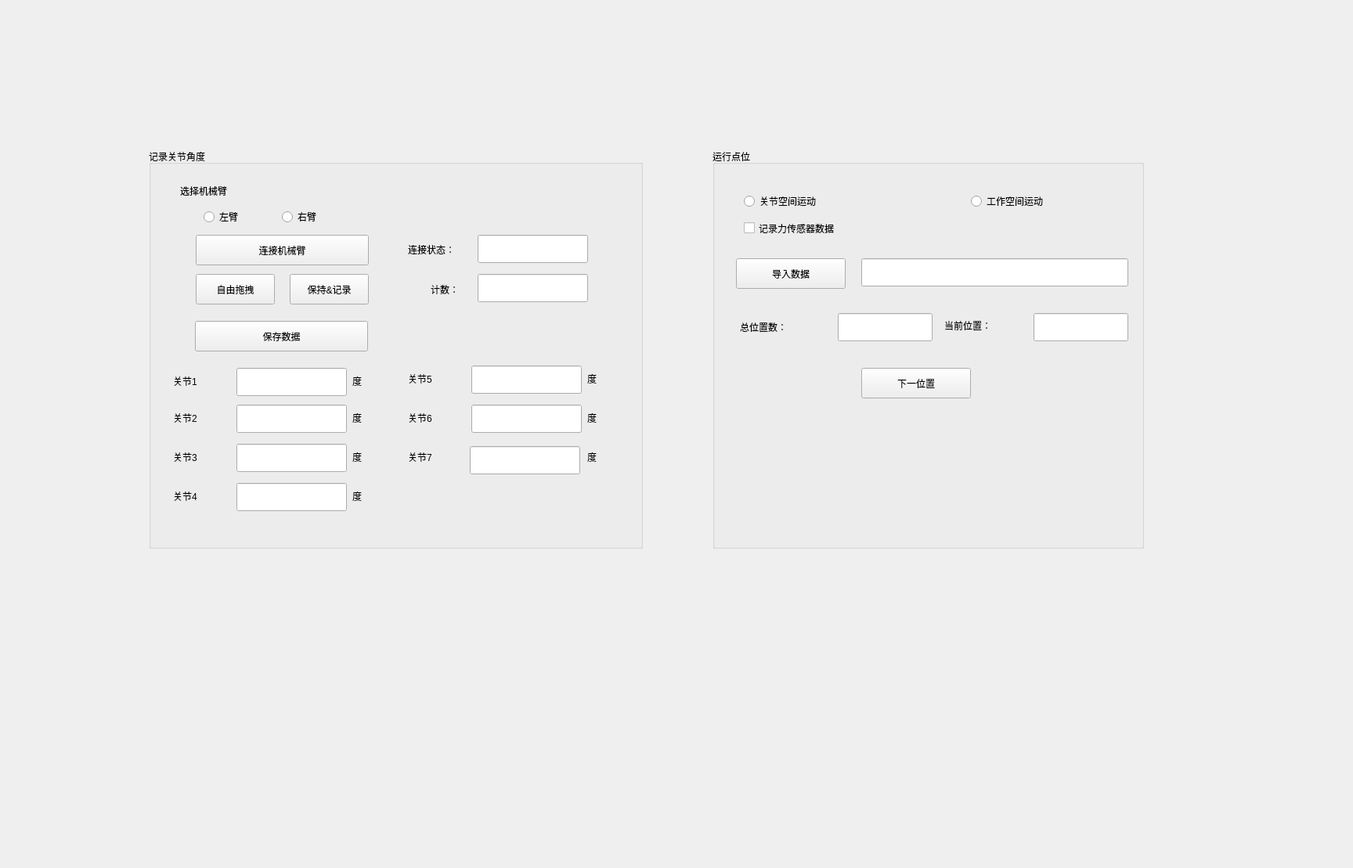
<?xml version="1.0" encoding="UTF-8"?>
<ui version="4.0">
 <class>Widget</class>
 <widget class="QWidget" name="Widget">
  <property name="geometry">
   <rect>
    <x>0</x>
    <y>0</y>
    <width>1728</width>
    <height>1109</height>
   </rect>
  </property>
  <property name="windowTitle">
   <string>Widget</string>
  </property>
  <widget class="QGroupBox" name="groupBox">
   <property name="geometry">
    <rect>
     <x>190</x>
     <y>190</y>
     <width>631</width>
     <height>511</height>
    </rect>
   </property>
   <property name="title">
    <string>记录关节角度</string>
   </property>
   <widget class="QPushButton" name="BtnSetAdjust">
    <property name="geometry">
     <rect>
      <x>60</x>
      <y>160</y>
      <width>101</width>
      <height>39</height>
     </rect>
    </property>
    <property name="text">
     <string>自由拖拽</string>
    </property>
   </widget>
   <widget class="QPushButton" name="BtnHoldandRecord">
    <property name="geometry">
     <rect>
      <x>180</x>
      <y>160</y>
      <width>101</width>
      <height>39</height>
     </rect>
    </property>
    <property name="text">
     <string>保持&amp;&amp;记录</string>
    </property>
   </widget>
   <widget class="QLineEdit" name="EditJointPos1">
    <property name="geometry">
     <rect>
      <x>112</x>
      <y>280</y>
      <width>141</width>
      <height>36</height>
     </rect>
    </property>
   </widget>
   <widget class="QLabel" name="label">
    <property name="geometry">
     <rect>
      <x>31</x>
      <y>283</y>
      <width>81</width>
      <height>28</height>
     </rect>
    </property>
    <property name="text">
     <string>关节1</string>
    </property>
   </widget>
   <widget class="QLabel" name="label_2">
    <property name="geometry">
     <rect>
      <x>40</x>
      <y>40</y>
      <width>251</width>
      <height>28</height>
     </rect>
    </property>
    <property name="text">
     <string>选择机械臂</string>
    </property>
   </widget>
   <widget class="QLabel" name="label_3">
    <property name="geometry">
     <rect>
      <x>260</x>
      <y>283</y>
      <width>51</width>
      <height>28</height>
     </rect>
    </property>
    <property name="text">
     <string>度</string>
    </property>
   </widget>
   <widget class="QLabel" name="label_7">
    <property name="geometry">
     <rect>
      <x>31</x>
      <y>330</y>
      <width>81</width>
      <height>28</height>
     </rect>
    </property>
    <property name="text">
     <string>关节2</string>
    </property>
   </widget>
   <widget class="QLineEdit" name="EditJointPos2">
    <property name="geometry">
     <rect>
      <x>112</x>
      <y>327</y>
      <width>141</width>
      <height>36</height>
     </rect>
    </property>
   </widget>
   <widget class="QLabel" name="label_8">
    <property name="geometry">
     <rect>
      <x>260</x>
      <y>330</y>
      <width>51</width>
      <height>28</height>
     </rect>
    </property>
    <property name="text">
     <string>度</string>
    </property>
   </widget>
   <widget class="QLabel" name="label_9">
    <property name="geometry">
     <rect>
      <x>31</x>
      <y>380</y>
      <width>81</width>
      <height>28</height>
     </rect>
    </property>
    <property name="text">
     <string>关节3</string>
    </property>
   </widget>
   <widget class="QLineEdit" name="EditJointPos3">
    <property name="geometry">
     <rect>
      <x>112</x>
      <y>377</y>
      <width>141</width>
      <height>36</height>
     </rect>
    </property>
   </widget>
   <widget class="QLabel" name="label_10">
    <property name="geometry">
     <rect>
      <x>260</x>
      <y>380</y>
      <width>51</width>
      <height>28</height>
     </rect>
    </property>
    <property name="text">
     <string>度</string>
    </property>
   </widget>
   <widget class="QLabel" name="label_11">
    <property name="geometry">
     <rect>
      <x>31</x>
      <y>430</y>
      <width>81</width>
      <height>28</height>
     </rect>
    </property>
    <property name="text">
     <string>关节4</string>
    </property>
   </widget>
   <widget class="QLineEdit" name="EditJointPos4">
    <property name="geometry">
     <rect>
      <x>112</x>
      <y>427</y>
      <width>141</width>
      <height>36</height>
     </rect>
    </property>
   </widget>
   <widget class="QLabel" name="label_12">
    <property name="geometry">
     <rect>
      <x>260</x>
      <y>430</y>
      <width>51</width>
      <height>28</height>
     </rect>
    </property>
    <property name="text">
     <string>度</string>
    </property>
   </widget>
   <widget class="QLabel" name="label_13">
    <property name="geometry">
     <rect>
      <x>331</x>
      <y>330</y>
      <width>81</width>
      <height>28</height>
     </rect>
    </property>
    <property name="text">
     <string>关节6</string>
    </property>
   </widget>
   <widget class="QLineEdit" name="EditJointPos5">
    <property name="geometry">
     <rect>
      <x>412</x>
      <y>277</y>
      <width>141</width>
      <height>36</height>
     </rect>
    </property>
   </widget>
   <widget class="QLabel" name="label_14">
    <property name="geometry">
     <rect>
      <x>560</x>
      <y>330</y>
      <width>51</width>
      <height>28</height>
     </rect>
    </property>
    <property name="text">
     <string>度</string>
    </property>
   </widget>
   <widget class="QLabel" name="label_15">
    <property name="geometry">
     <rect>
      <x>331</x>
      <y>380</y>
      <width>81</width>
      <height>28</height>
     </rect>
    </property>
    <property name="text">
     <string>关节7</string>
    </property>
   </widget>
   <widget class="QLineEdit" name="EditJointPos6">
    <property name="geometry">
     <rect>
      <x>412</x>
      <y>327</y>
      <width>141</width>
      <height>36</height>
     </rect>
    </property>
   </widget>
   <widget class="QLabel" name="label_16">
    <property name="geometry">
     <rect>
      <x>560</x>
      <y>380</y>
      <width>51</width>
      <height>28</height>
     </rect>
    </property>
    <property name="text">
     <string>度</string>
    </property>
   </widget>
   <widget class="QLabel" name="label_17">
    <property name="geometry">
     <rect>
      <x>331</x>
      <y>280</y>
      <width>81</width>
      <height>28</height>
     </rect>
    </property>
    <property name="text">
     <string>关节5</string>
    </property>
   </widget>
   <widget class="QLineEdit" name="EditJointPos7">
    <property name="geometry">
     <rect>
      <x>410</x>
      <y>380</y>
      <width>141</width>
      <height>36</height>
     </rect>
    </property>
   </widget>
   <widget class="QLabel" name="label_18">
    <property name="geometry">
     <rect>
      <x>560</x>
      <y>280</y>
      <width>51</width>
      <height>28</height>
     </rect>
    </property>
    <property name="text">
     <string>度</string>
    </property>
   </widget>
   <widget class="QLineEdit" name="EditRecordCounter">
    <property name="enabled">
     <bool>true</bool>
    </property>
    <property name="geometry">
     <rect>
      <x>420</x>
      <y>160</y>
      <width>141</width>
      <height>36</height>
     </rect>
    </property>
   </widget>
   <widget class="QLabel" name="label_19">
    <property name="geometry">
     <rect>
      <x>360</x>
      <y>166</y>
      <width>81</width>
      <height>28</height>
     </rect>
    </property>
    <property name="text">
     <string>计数：</string>
    </property>
   </widget>
   <widget class="QPushButton" name="BtnSaveData">
    <property name="geometry">
     <rect>
      <x>59</x>
      <y>220</y>
      <width>221</width>
      <height>39</height>
     </rect>
    </property>
    <property name="text">
     <string>保存数据</string>
    </property>
   </widget>
   <widget class="QPushButton" name="BtnConnectRobot">
    <property name="geometry">
     <rect>
      <x>60</x>
      <y>110</y>
      <width>221</width>
      <height>39</height>
     </rect>
    </property>
    <property name="text">
     <string>连接机械臂</string>
    </property>
   </widget>
   <widget class="QRadioButton" name="RbtnLeftArm">
    <property name="geometry">
     <rect>
      <x>70</x>
      <y>70</y>
      <width>173</width>
      <height>34</height>
     </rect>
    </property>
    <property name="text">
     <string>左臂</string>
    </property>
   </widget>
   <widget class="QRadioButton" name="RbtnRightArm">
    <property name="geometry">
     <rect>
      <x>170</x>
      <y>70</y>
      <width>173</width>
      <height>34</height>
     </rect>
    </property>
    <property name="text">
     <string>右臂</string>
    </property>
   </widget>
   <widget class="QLabel" name="label_22">
    <property name="geometry">
     <rect>
      <x>331</x>
      <y>115</y>
      <width>81</width>
      <height>28</height>
     </rect>
    </property>
    <property name="text">
     <string>连接状态：</string>
    </property>
   </widget>
   <widget class="QLineEdit" name="EditArmStatus">
    <property name="enabled">
     <bool>true</bool>
    </property>
    <property name="geometry">
     <rect>
      <x>420</x>
      <y>110</y>
      <width>141</width>
      <height>36</height>
     </rect>
    </property>
   </widget>
  </widget>
  <widget class="QGroupBox" name="groupBox_2">
   <property name="geometry">
    <rect>
     <x>910</x>
     <y>190</y>
     <width>551</width>
     <height>511</height>
    </rect>
   </property>
   <property name="title">
    <string>运行点位</string>
   </property>
   <widget class="QPushButton" name="BtnIputData">
    <property name="geometry">
     <rect>
      <x>30</x>
      <y>140</y>
      <width>140</width>
      <height>39</height>
     </rect>
    </property>
    <property name="text">
     <string>导入数据</string>
    </property>
   </widget>
   <widget class="QLineEdit" name="EditDataPath">
    <property name="enabled">
     <bool>true</bool>
    </property>
    <property name="geometry">
     <rect>
      <x>190</x>
      <y>140</y>
      <width>341</width>
      <height>36</height>
     </rect>
    </property>
   </widget>
   <widget class="QPushButton" name="BtnMoveToNextPos">
    <property name="geometry">
     <rect>
      <x>190</x>
      <y>280</y>
      <width>140</width>
      <height>39</height>
     </rect>
    </property>
    <property name="text">
     <string>下一位置</string>
    </property>
   </widget>
   <widget class="QLineEdit" name="EditCurrentPosNum">
    <property name="enabled">
     <bool>true</bool>
    </property>
    <property name="geometry">
     <rect>
      <x>410</x>
      <y>210</y>
      <width>121</width>
      <height>36</height>
     </rect>
    </property>
   </widget>
   <widget class="QLabel" name="label_20">
    <property name="geometry">
     <rect>
      <x>296</x>
      <y>212</y>
      <width>121</width>
      <height>28</height>
     </rect>
    </property>
    <property name="text">
     <string>当前位置：</string>
    </property>
   </widget>
   <widget class="QLineEdit" name="EditTotalPosNum">
    <property name="enabled">
     <bool>true</bool>
    </property>
    <property name="geometry">
     <rect>
      <x>160</x>
      <y>210</y>
      <width>121</width>
      <height>36</height>
     </rect>
    </property>
   </widget>
   <widget class="QLabel" name="label_21">
    <property name="geometry">
     <rect>
      <x>35</x>
      <y>214</y>
      <width>121</width>
      <height>28</height>
     </rect>
    </property>
    <property name="text">
     <string>总位置数：</string>
    </property>
   </widget>
   <widget class="QRadioButton" name="RdbJoint">
    <property name="geometry">
     <rect>
      <x>40</x>
      <y>50</y>
      <width>173</width>
      <height>34</height>
     </rect>
    </property>
    <property name="text">
     <string>关节空间运动</string>
    </property>
   </widget>
   <widget class="QRadioButton" name="RdbCastesian">
    <property name="geometry">
     <rect>
      <x>330</x>
      <y>50</y>
      <width>173</width>
      <height>34</height>
     </rect>
    </property>
    <property name="text">
     <string>工作空间运动</string>
    </property>
   </widget>
   <widget class="QCheckBox" name="CkbRecordFTSensor">
    <property name="enabled">
     <bool>true</bool>
    </property>
    <property name="geometry">
     <rect>
      <x>40</x>
      <y>90</y>
      <width>161</width>
      <height>23</height>
     </rect>
    </property>
    <property name="text">
     <string>记录力传感器数据</string>
    </property>
    <property name="autoRepeatDelay">
     <number>298</number>
    </property>
    <property name="tristate">
     <bool>false</bool>
    </property>
   </widget>
  </widget>
 </widget>
 <resources/>
 <connections/>
</ui>
